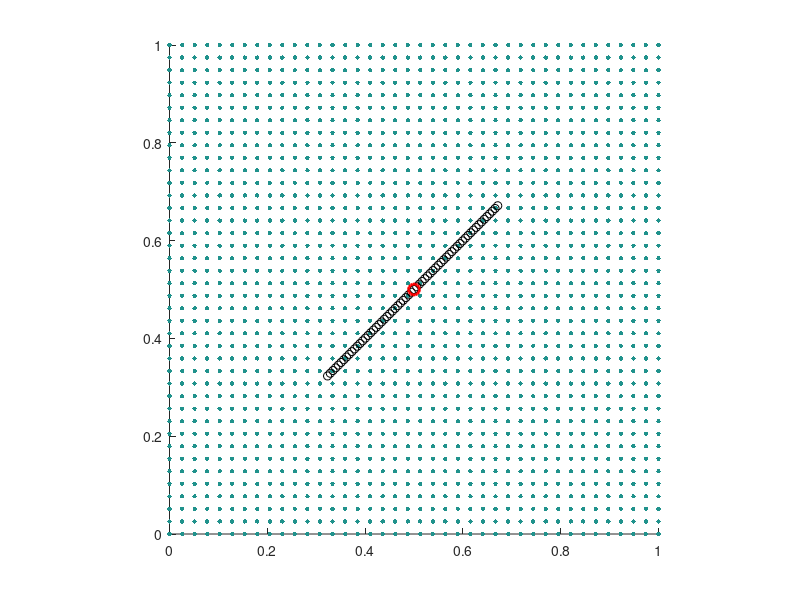

Reproduce this figure in MATLAB. (Note: this script raises an error after producing the figure.)
%initialize.m
%% Initialize Parameters and special indices

L=1.0 % Box size                                        % m
N=64 % Number of grid cells
h=L/N % Grid spacing                                    % m
ip=[(2:N),1] % Grid index shifted left
im=[N,(1:(N-1))] % Grid index shifted right
K = 1e6;                                                % N/m²
rho=1; % Fluid density                                  % kg/m³
mu=0.05; % viscosity                                    % kg/(m·s)
tmax=40; % Run until time                               % s
dt=2e-4; % Time step                                    % s
clockmax=ceil(tmax/dt);

%% 数据记录参数
viz_gap = 0.01; % 可视化时间间隔 (s)
record_interval = round(viz_gap / dt); % 数据记录步长间隔

%% Initialize the visualization options
viz_option = "lagrangian particles"; % all options: "vorticity", "lagrangian particles"

%% Initialize boundary and velocity
%f0=1e-3;
%k=0:(Nb-1);
%theta = k'*dtheta;
%X = (L/2) + (L/4)*[cos(theta), sin(theta)];

% Assume the 假设线段长度 L0，pivot点位于 Lp
%f0=1e2;
f0=5e-1; % 1e0;
L0 = L/2;
Px=L/2;
Py=L/2;
Nb = ceil(L0/(h/2));
ds = L0/Nb;
s = (0:(Nb-1))*ds;
pivot_frac = 1/2;
Lp = pivot_frac*L0;
m0 = 1e0;            % 线密度(可根据需要调整)
theta0 = pi/4;
X = zeros(Nb,2);
X(:,1) = Px + (s - Lp)*cos(theta0);
X(:,2) = Py + (s - Lp)*sin(theta0);
pivot = [Px;Py];
% I0 = m0 * integral_0^L0 (s - Lp)^2 ds = m0 * [ ( (L0 - Lp)^3 + (Lp)^3 ) / 3 ]
I0 = m0*((L0 - Lp)^3 + Lp^3)/3; 
theta = theta0;   % 初始角度
omega = 0;   % 初始角速度


u=zeros(N,N,2);
U0 = 0;  % 设定水平向右的常数速度，比如1 m/s，可根据需要调整
u(:,:,1) = U0;  % x方向速度全部设为 U0
u(:,:,2) = 0;   % y方向速度为 0
%j1=0:(N-1); % Initialize fluid velocity as (0,sin(2*pi*x/L))
%x=j1'*h;
%u(j1+1,:,2)=sin(2*pi*x/L)*ones(1,N);

%% Initialize animation
switch viz_option
    case 'vorticity'
        vorticity=(u(ip,:,2)-u(im,:,2)-u(:,ip,1)+u(:,im,1))/(2*h);
        dvorticity=(max(max(vorticity))-min(min(vorticity)))/5;
        values= (-10*dvorticity):dvorticity:(10*dvorticity); % Get vorticity contours
        valminmax=[min(values),max(values)];
        xgrid=zeros(N,N);
        ygrid=zeros(N,N);
        for j=0:(N-1)
          xgrid(j+1,:)=j*h;
          ygrid(:,j+1)=j*h;
        end
        contour(xgrid,ygrid,vorticity,values)
        caxis(valminmax)

        set(gcf,'double','on')
        contour(xgrid,ygrid,vorticity,values)
        hold on
        plot(X(:,1),X(:,2),'ko')
        axis([0,L,0,L])
        caxis(valminmax)
        axis equal
        axis manual
        drawnow
        hold off
    case "lagrangian particles"
        % visualize by Lagrangian Particle Tracking
        np=40;
        [particles_x, particles_y] = meshgrid(linspace(0,L,np),linspace(0,L,np));
        particles = [particles_x(:), particles_y(:)];
        [X_grid, Y_grid] = meshgrid(linspace(0, L, N), linspace(0, L, N));
        particles_vel_x = interp2(X_grid, Y_grid, u(:,:,1), particles(:,1), particles(:,2), 'linear', 0);
        particles_vel_y = interp2(X_grid, Y_grid, u(:,:,2), particles(:,1), particles(:,2), 'linear', 0);
        particles_vel2 = [particles_vel_x, particles_vel_y];
        speed = sqrt(particles_vel2(:,1).^2 + particles_vel2(:,2).^2);
        max(speed)
        speed_min = 0; speed_max = 1;
        avg_speed = mean(speed);
        
        scatter(particles(:,1), particles(:,2), 10, speed, 'filled', 'MarkerEdgeColor', 'none') 
        hold on
        plot(X(:,1),X(:,2),'ko')
        plot(pivot(1), pivot(2), 'ro', 'MarkerSize', 8, 'LineWidth', 2)
        axis([0 L 0 L])
        axis square;
        axis manual
        
        %colormap(jet)
        colormap(parula)
        colorbar
        clim([speed_min speed_max])
        title(sprintf('Time = %.2f, Avg Speed = %.4f', clock * dt, avg_speed))
        drawnow
        hold off
    otherwise
        error('Invalid visualization mode.');
end

%% 扩展分析数据结构
global analysis_data vorticity_snapshots;
num_records = ceil(tmax / (dt * record_interval)); % 使用局部变量计算
analysis_data = struct(...
    'time', zeros(num_records, 1), ... % 使用 num_records 而不是之前的引用
    'angle', zeros(num_records, 1), ...
    'omega', zeros(num_records, 1), ...
    'torque', zeros(num_records, 1), ...
    'upper_speed', zeros(num_records, 1), ...   % 上半区平均速度
    'lower_speed', zeros(num_records, 1), ...   % 下半区平均速度
    'pressure_diff', zeros(num_records, 1), ...  % 上下压力差
    'vorticity_peak', zeros(num_records, 1) ...  % 棒后涡量极值
);
% 定义速度/压力探测区域
[X_grid, Y_grid] = meshgrid(linspace(0, L, N), linspace(0, L, N));
is_upper = Y_grid > L/2;  % 上半区域掩膜（N×N逻辑矩阵）
is_lower = Y_grid < L/2;  % 下半区域掩膜
% 新增：定义用于存储涡量场快照的 cell 数组，每个元素保存一个时刻的涡量场矩阵
vorticity_snapshots = cell(num_records, 1);
